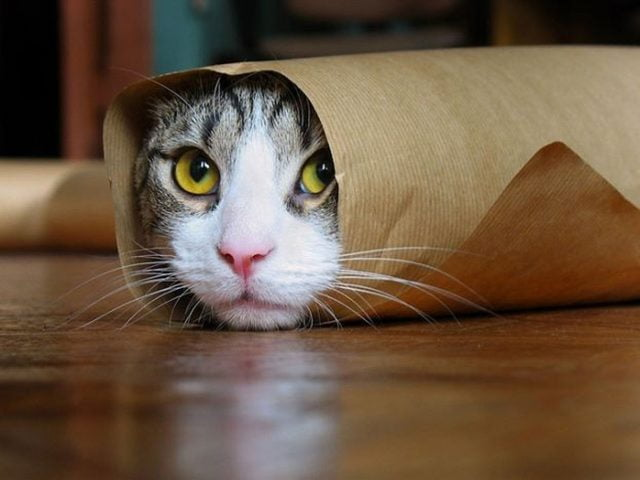
#> input picture PIL/welcome/cat.jpg, 640 x 480 px, found by its file name
$ python main.py
#> lines starting #> are read from the running program, lines starting #| are printed output that depends on the picture
from PIL import Image, ImageFilter


def print_property(img):
    print('Размер:', img.size)
    print('Формат:', img.format)
    print('Тип:', img.mode)


with Image.open('PIL/welcome/cat.jpg') as original:
#> original is the input picture: PIL image 640x480 RGB; mean R, G, B 107, 86.2, 66.2
    print_property(original)
#| Размер: (640, 480)
#| Формат: JPEG
#| Тип: RGB
    original.show()

    gray = original.convert('L')
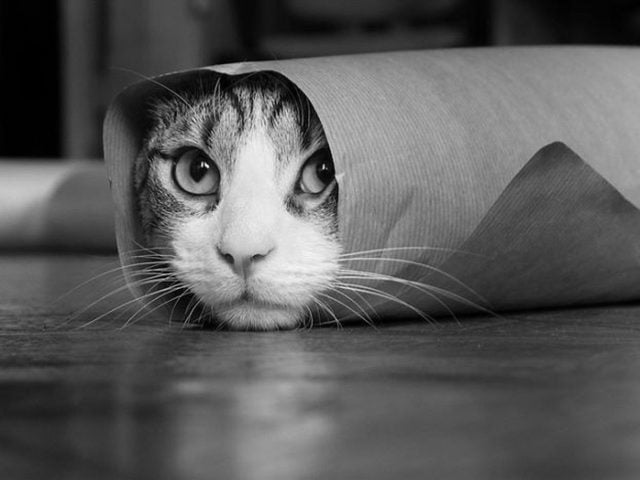
#> gray: PIL image 640x480 L; min 0, max 245, mean 90.2
    gray.save('PIL/welcome/cat_gray.jpg')
    gray.show()

    blur = original.filter(ImageFilter.BLUR)
    blur.save('PIL/welcome/cat_blur.jpg')
    blur.show()

    up = original.transpose(Image.ROTATE_180)
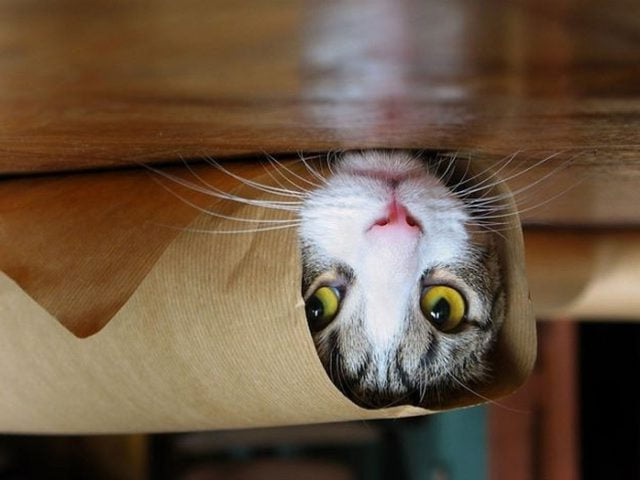
#> up: PIL image 640x480 RGB; mean R, G, B 107, 86.2, 66.2
    up.save('PIL/welcome/cat_up.jpg')
    up.show()
